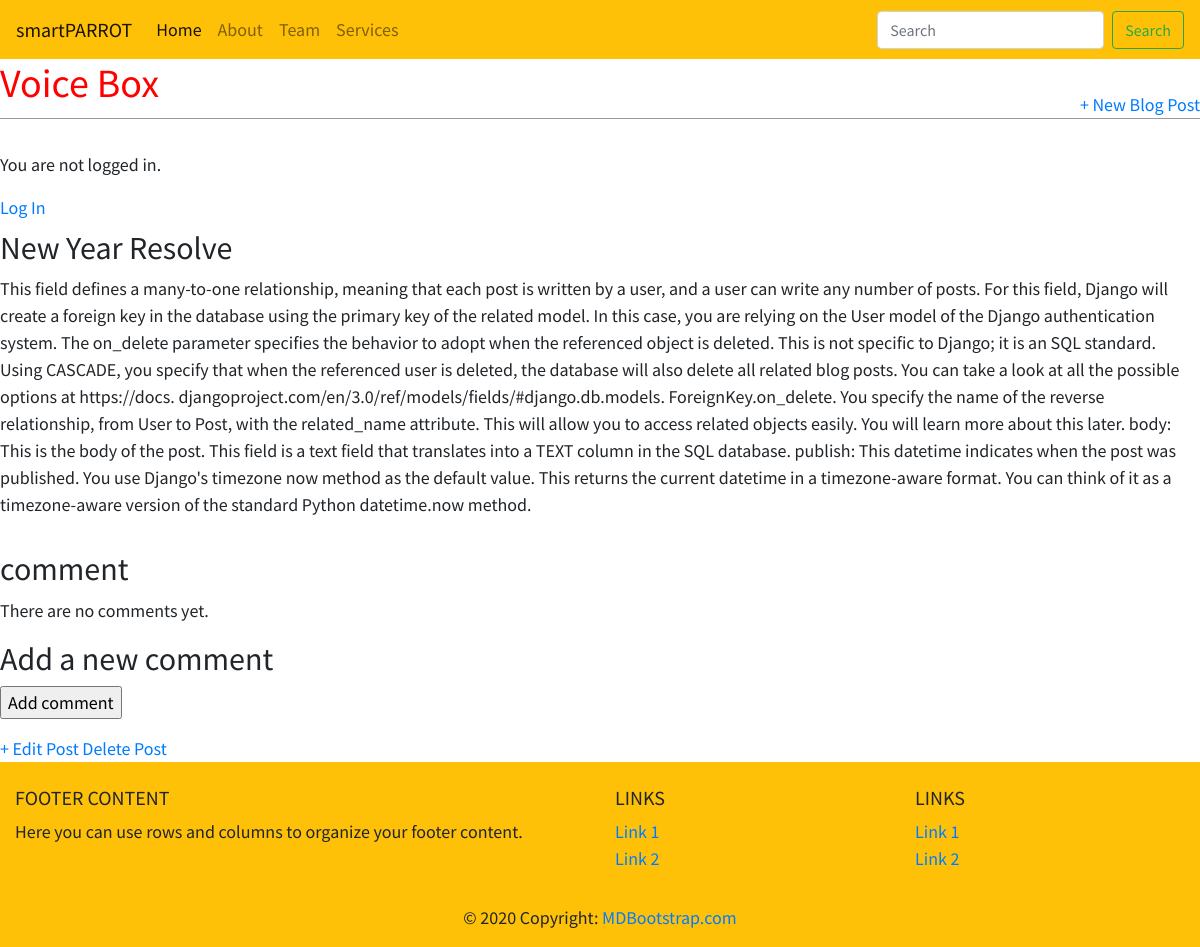
Screenshot of /post/3/ with the database file from the repository.
### blog/models.py (models this page shows, shortened)
class Post(models.Model):
    title = models.CharField(max_length=200)
    author = models.ForeignKey('auth.User',
                               on_delete= models.CASCADE)
    body = models.TextField()
    created = models.DateTimeField(auto_now_add=True)
    updated = models.DateTimeField(auto_now=True)
    active = models.BooleanField(default=True)
    class Meta:
        ordering = ('created',)

### blog/views.py (the view)
# urls.py: path('post/<int:pk>/',BlogDetailView.as_view(), name='detail'),
class BlogDetailView(DetailView):
    model = Post
    template_name = 'detail.html'

### blog/templates/detail.html (shortened to what this page needs)
<!DOCTYPE html>
{% extends 'base.html' %}
{% block content %}
    <div class="post-entry">
    <h2>{{ post.title }}</h2>
    <p>{{ post.body }}</p>
    </div>
{% with comments.count as total_comments %}
<h2>
{{ total_comments }} comment{{ total_comments|pluralize }}
</h2>
{% endwith %}
{% for comment in comments %}
<div class="comment">
<p class="info">
Comment {{ forloop.counter }} by {{ comment.name }}
{{ comment.created }}
</p>
{{ comment.body|linebreaks }}
</div>
{% empty %}
<p>There are no comments yet.</p>
{% endfor %}
{% if new_comment %}
<h2>Your comment has been added.</h2>
{% else %}
<h2>Add a new comment</h2>
<form method="post">
<p><input type="submit" value="Add comment"></p>
</form>
{% endif %}
<a href="{% url 'post_edit' post.pk %}">+ Edit Post</a>
<a href="{% url 'post_delete' post.pk %}">Delete Post</a>
{% endblock content %}

### blog/static/css/base.css (style rules this page uses)
.post-entry { margin-bottom: 2rem; }
.post-entry h2 { margin: 0.5rem 0; }
.post-entry p { margin: 0; font-weight: 400; }

### rows the page displays
Post: title "New Year Resolve", body "This field defines a many-to-one relationship, meaning that each post is written by a user, and a user can write any number of posts. For this field, Django will create a foreign key in the database using the primary key of the related model. In this case, you are relying on the User model of the Django authentication system. The on_delete parameter specifies the behavior to adopt when the referenced object is deleted. This is not specific to Django; it is an SQL standard. Using CASCADE, you specify that when the referenced user is deleted, the database will also delete all related blog posts. You can take a look at all the possible options at https://docs.…"
